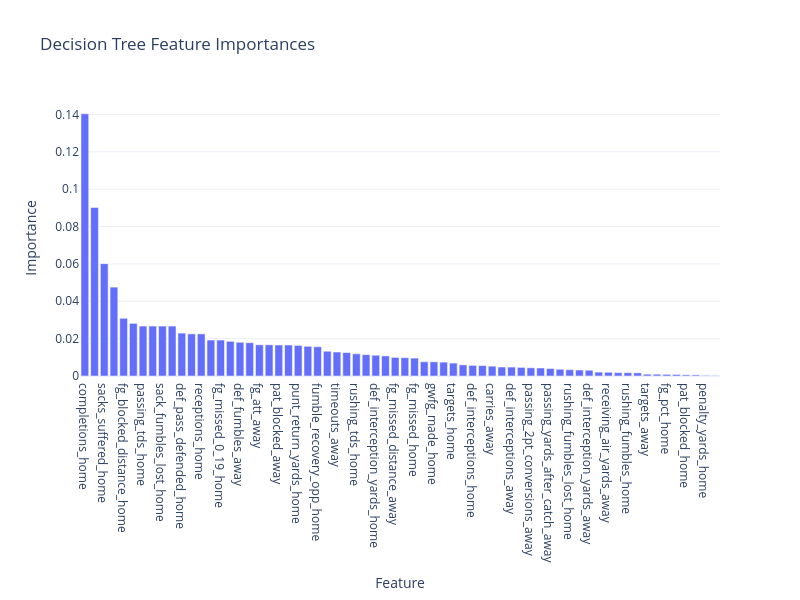

This figure's notebook cell:
### Code cell
plot_importance(dt_importance, 'Decision Tree Feature Importances')

### Figure 1 — Plotly figure (JSON) as saved in the notebook; plotly's stock layout.template omitted (floating-point values rounded to 4 significant figures)
{"data": [{"alignmentgroup": "True", "hovertemplate": "Feature=%{x}<br>Importance=%{y}<extra></extra>", "legendgroup": "", "marker": {"color": "#636efa", "pattern": {"shape": ""}}, "name": "", "offsetgroup": "", "orientation": "v", "showlegend": false, "textposition": "auto", "type": "bar", "x": ["completions_home", "attempts_home", "sacks_suffered_home", "passing_epa_away", "fg_blocked_distance_home", "special_teams_tds_away", "passing_tds_home", "passing_air_yards_home", "sack_fumbles_lost_home", "sack_yards_lost_home", "def_pass_defended_home", "fg_made_30_39_home", "receptions_home", "pat_pct_home", "fg_missed_0_19_home", "carries_home", "def_fumbles_away", "rushing_epa_home", "fg_att_away", "kickoff_returns_home", "pat_blocked_away", "gwfg_missed_home", "punt_return_yards_home", "gwfg_missed_away", "fumble_recovery_opp_home", "rushing_yards_home", "timeouts_away", "fumble_recovery_tds_home", "rushing_tds_home", "rushing_tds_away", "def_interception_yards_home", "rushing_fumbles_away", "fg_missed_distance_away", "def_sack_yards_away", "fg_missed_home", "receiving_tds_home", "gwfg_made_home", "def_tackle_assists_away", "targets_home", "passing_yards_home", "def_interceptions_home", "pat_missed_home", "carries_away", "receiving_yards_after_catch_home", "def_interceptions_away", "fg_missed_50_59_home", "passing_2pt_conversions_away", "def_sack_yards_home", "passing_yards_after_catch_away", "special_teams_tds_home", "rushing_fumbles_lost_home", "def_fumbles_home", "def_interception_yards_away", "passing_cpoe_home", "receiving_air_yards_away", "fg_missed_20_29_away", "rushing_fumbles_home", "fg_made_30_39_away", "targets_away", "gwfg_distance_away", "fg_pct_home", "punt_return_yards_away", "pat_blocked_home", "rushing_yards_away", "penalty_yards_home", "penalty_yards_away"], "xaxis": "x", "y": [0.1404, 0.09023, 0.06015, 0.04759, 0.03089, 0.0282, 0.02673, 0.02673, 0.02673, 0.02673, 0.02297, 0.02256, 0.02256, 0.01925, 0.01925, 0.01857, 0.01805, 0.01783, 0.01671, 0.01671, 0.01661, 0.01659, 0.01637, 0.01589, 0.01566, 0.01326, 0.01283, 0.01253, 0.01188, 0.01144, 0.01112, 0.01074, 0.009943, 0.009807, 0.009586, 0.007632, 0.007595, 0.007426, 0.006913, 0.005947, 0.005677, 0.005571, 0.00526, 0.004804, 0.004772, 0.004592, 0.00439, 0.004284, 0.003988, 0.003616, 0.00336, 0.003208, 0.003095, 0.002075, 0.001995, 0.001786, 0.001777, 0.001702, 0.000985, 0.0009481, 0.0008902, 0.0008549, 0.000644, 0.0006006, 0.0003312, 0.0002291], "yaxis": "y"}], "layout": {"barmode": "relative", "height": 600, "legend": {"tracegroupgap": 0}, "title": {"text": "Decision Tree Feature Importances"}, "width": 800, "xaxis": {"anchor": "y", "autorange": true, "domain": [0, 1], "range": [-0.5, 65.5], "title": {"text": "Feature"}, "type": "category"}, "yaxis": {"anchor": "x", "autorange": true, "domain": [0, 1], "range": [0, 0.1477], "title": {"text": "Importance"}, "type": "linear"}}}
